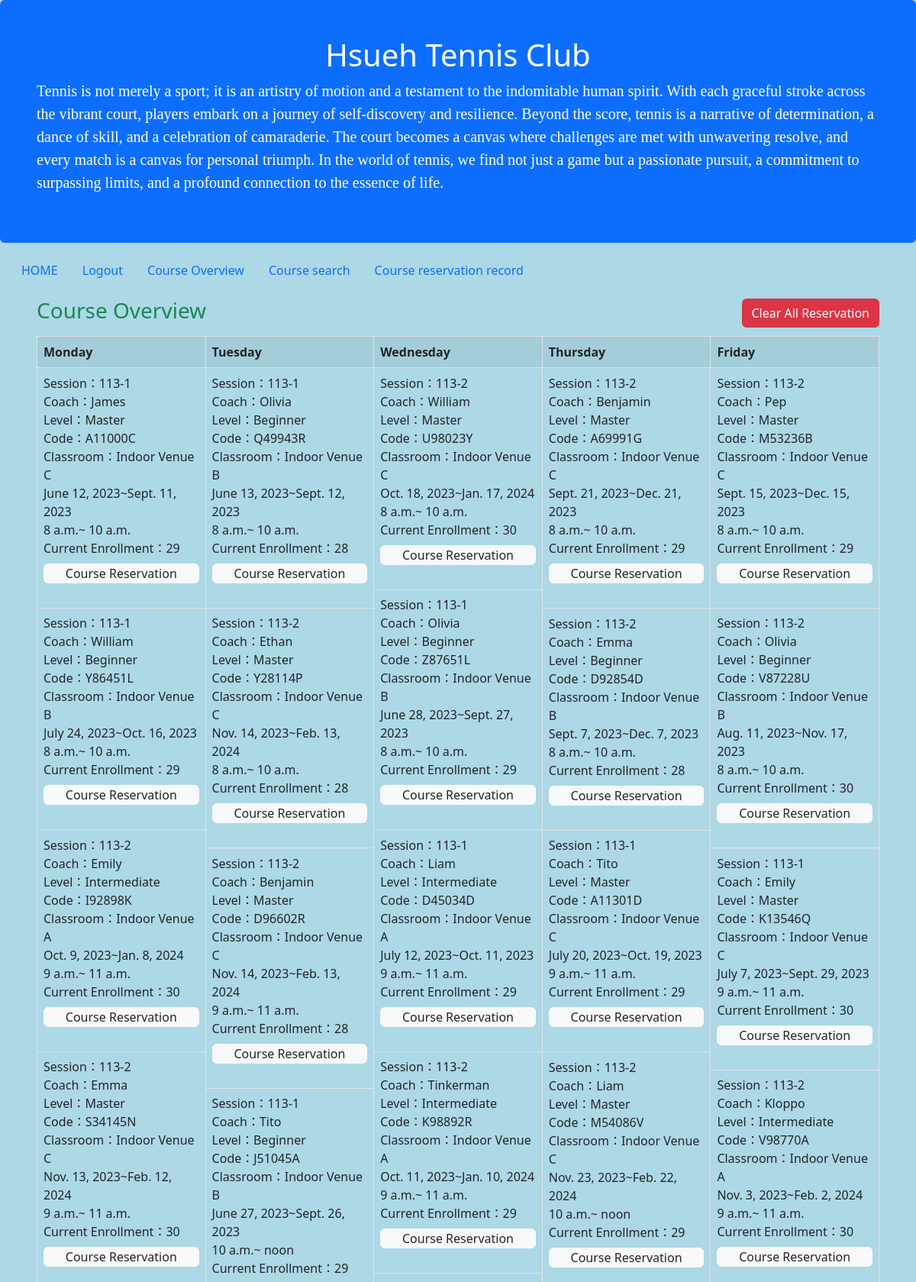
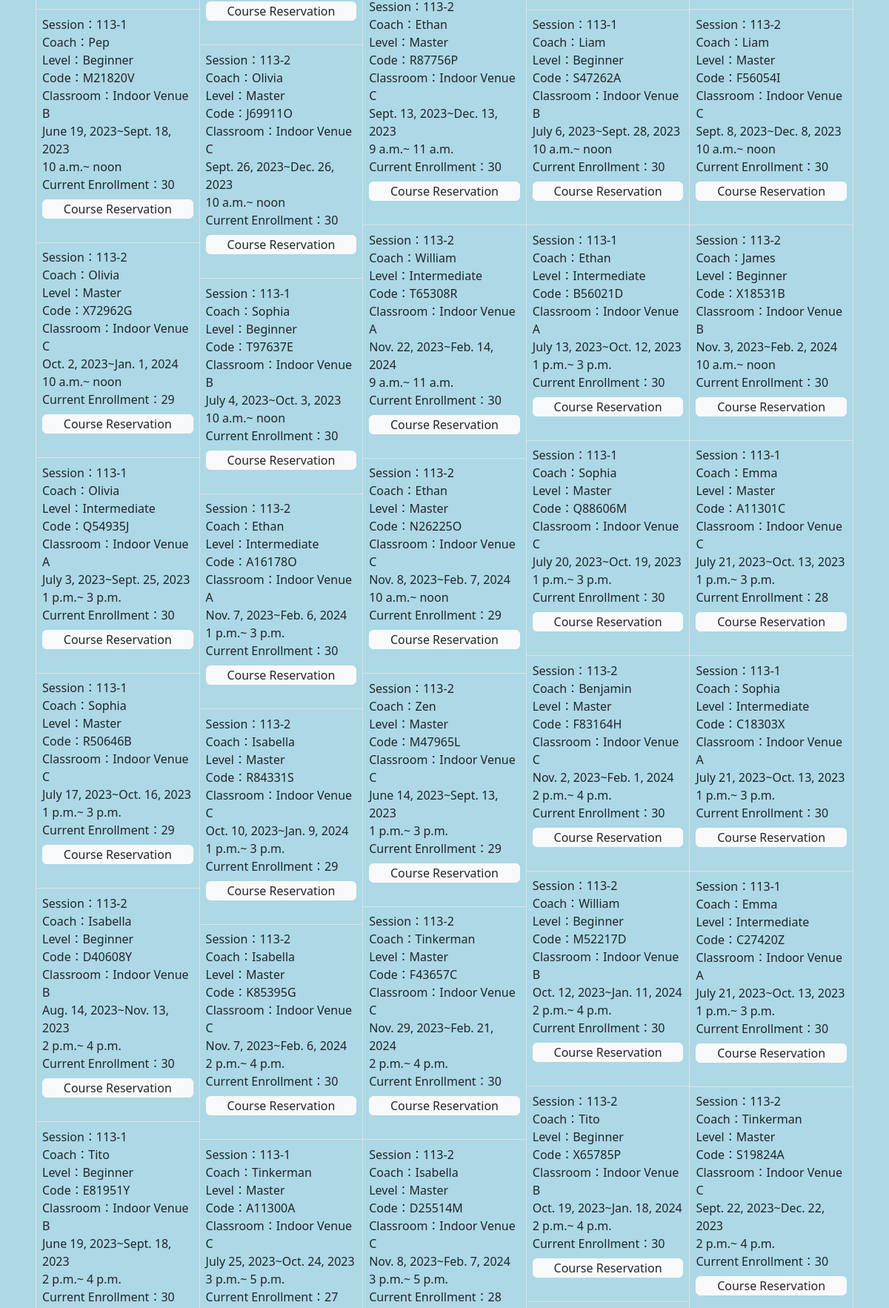
/Course_reservation/ (upper part), run on an earlier commit of the app's database (2 pictures, top to bottom).
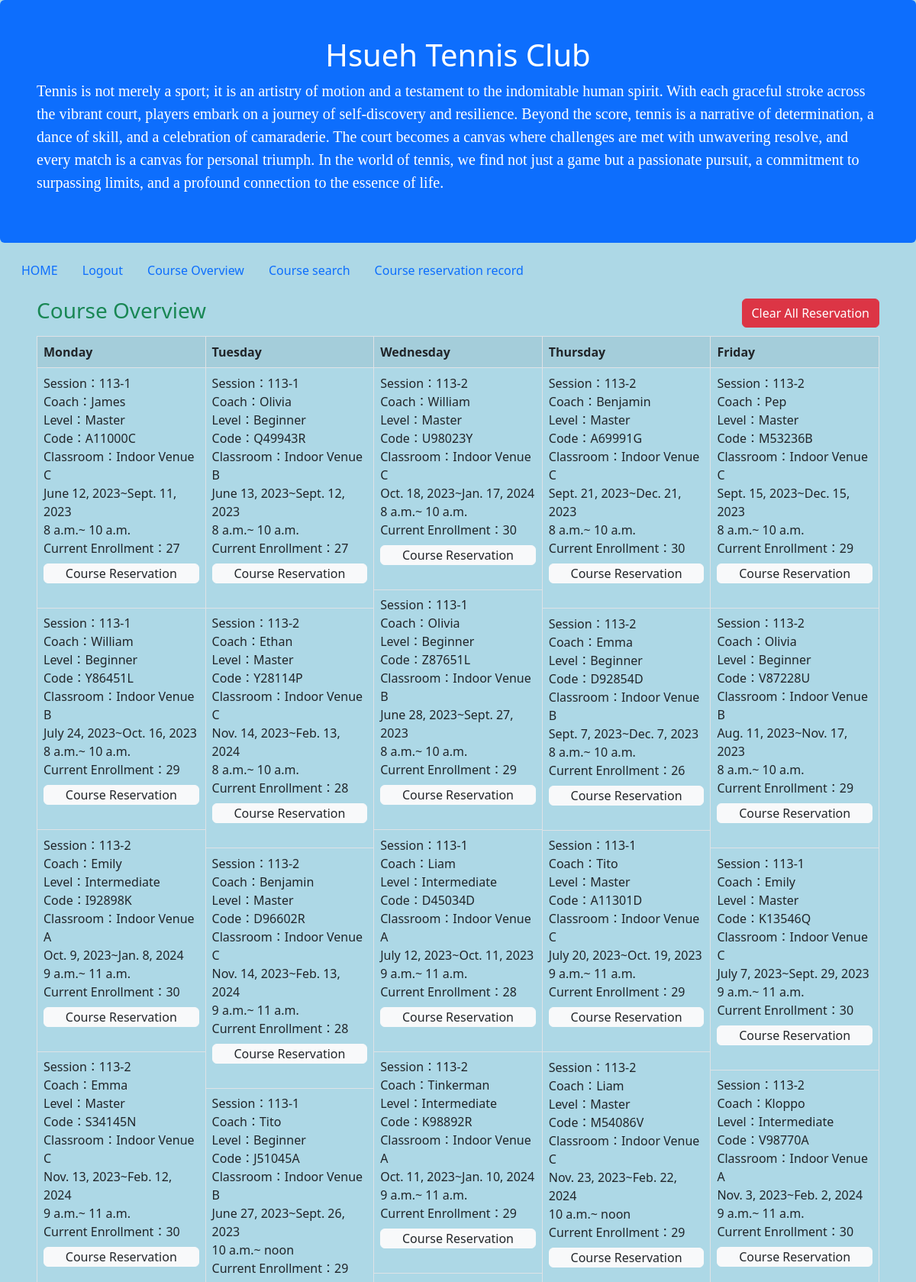
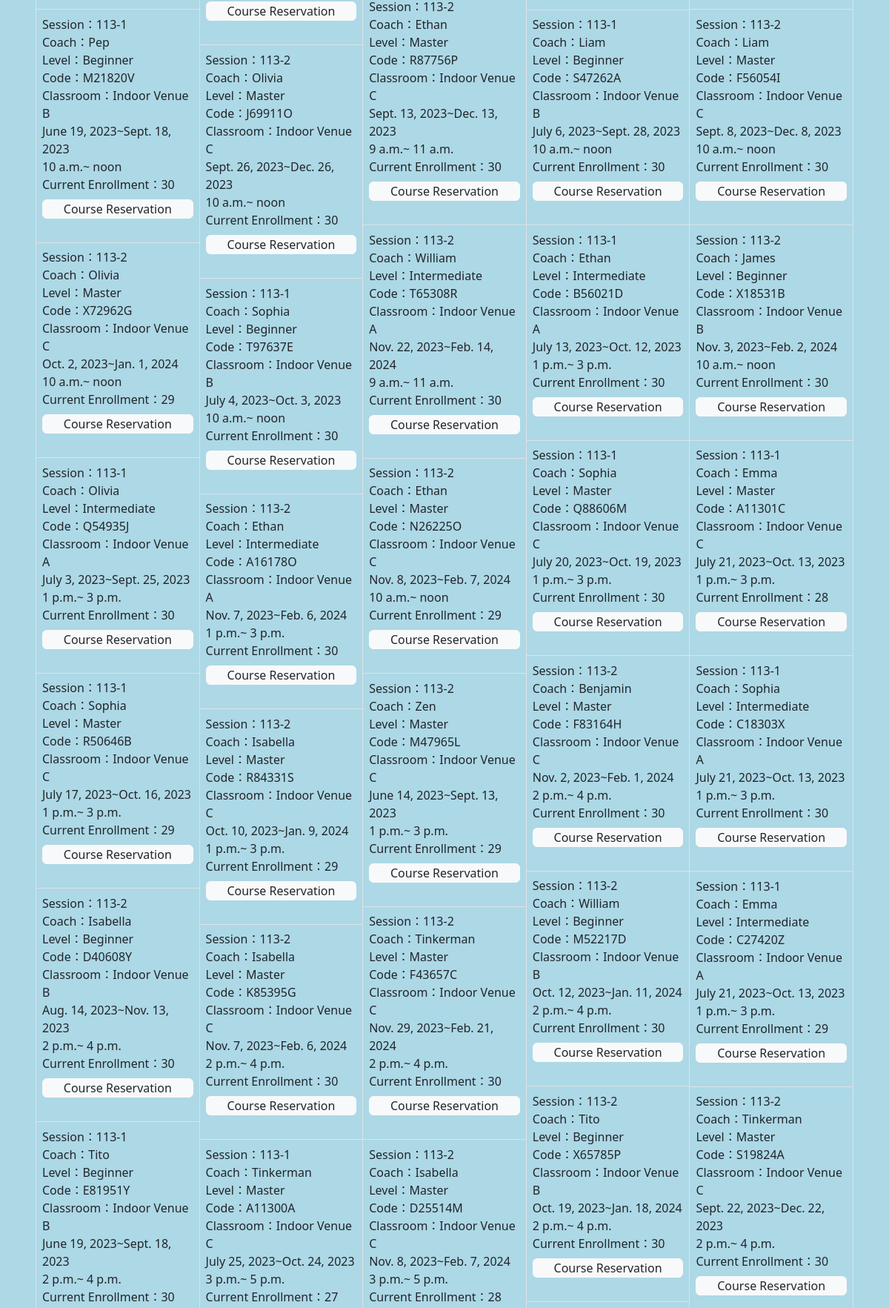
And on a later commit of the database (2 pictures, top to bottom).
### Course_reservation/models.py (models this page shows, shortened)
class Course_reservation(models.Model):
    Period = models.CharField(max_length=255,null=True,help_text="期別")
    Course_code = models.CharField(max_length=255,null=True,help_text="課程代碼")
    Time_start = models.DateField(null=True,help_text="開始日期")
    Time_end = models.DateField(null=True,help_text="結束日期")
    week_choices = [
        ('Monday', 'Monday'),
        ('Tuesday', 'Tuesday'),
        ('Wednesday', 'Wednesday'),
        ('Thursday', 'Thursday'),
        ('Friday', 'Friday'),
    ]
    week=models.CharField(max_length=10, choices=week_choices, default='')
    class_time_start=models.TimeField(null=True)
    class_time_end=models.TimeField(null=True)
    Classroom = models.CharField(max_length=255,null=True,help_text="教室")
    Category_choices = [
        ('Beginner', 'Beginner'),
        ('Intermediate', 'Intermediate'),
        ('Master', 'Master'),
    ]
    Category = models.CharField(max_length=255,choices=Category_choices,null=True,help_text="課程等級")
    Coach_name = models.CharField(max_length=255,null=True,help_text="教練名子")
    Full_number_applicants = models.IntegerField(default=26,null=True,help_text="總共可報名的人數")
    Current_number_applicants = models.IntegerField(default=0,null=True,help_text="目前報名人數")
    Class_status_choices = [
        ('Registration Open', 'Registration Open'),#報名中
        (' Registration Closed', ' Registration Closed'),#報名已滿
        ('Cancelled ', 'Cancelled '),#停開
        ('On-site Registration Only', 'On-site Registration Only'),#僅現場報名
    ]
    Class_status = models.CharField(max_length=255,choices=Class_status_choices,null=True,help_text="班級狀態，報名中、報名已滿、停開、僅現場報名")

### Course_reservation/views.py (the view)
# urls.py: path('', views.index, name='index'),
def index(request):
    master = master_html(request)
    if (request.user.username[:4] == "v2-1"):
        template = loader.get_template('Course_reservation_v2_1.html')
    elif (request.user.username[:4] == "v2-2"):
        template = loader.get_template('Course_reservation_v2_2.html')
    elif (request.user.username[:4] == "v3-1"):
        template = loader.get_template('Course_reservation_v2_2.html')
    elif (request.user.username[:4] == "v8-2"):
        template = loader.get_template('Course_reservation_v8_2.html')
    elif (request.user.username[:4] == "v9-1"):
        template = loader.get_template('Course_reservation_v2_1.html')
    elif (request.user.username[:4] == "v9-2"):
        template = loader.get_template('Course_reservation_v2_1.html')
    else:
        template = loader.get_template('Course_reservation_v2_2.html')
    Course_reservation_list = Course_reservation.objects.all()
    Period_list = Course_reservation.objects.values_list('Period', flat=True).distinct()
    Course_code_list = Course_reservation.objects.values_list('Course_code', flat=True).distinct()
    Category_list = Course_reservation.objects.values_list('Category', flat=True).distinct()
    reserved_course_codes = Course_reservation_history.objects.filter(Student_id=request.user.username, State="Appointment Confirmed").values_list('Course_code', flat=True)
    course_reservation_Filter = Course_reservation_Filter(queryset=Course_reservation_list)
    if request.method == "POST":
        course_reservation_Filter = Course_reservation_Filter(request.POST, queryset=Course_reservation_list)
    context = {
        'Course_reservation_list': Course_reservation_list,
        'course_reservation_Filter': course_reservation_Filter,
        'Period_list': Period_list,
        'Course_code_list': Course_code_list,
        'Category_list': Category_list,
        'master': master,
        'have_Reservation': 'color: crimson',
        'reserved_course_codes': reserved_course_codes,
    }
    return HttpResponse(template.render(context, request))

### Course_reservation/templates/Course_reservation_v2_2.html (shortened to what the changed rows need)
{% extends master %}
{% load my_custom_filters %}
{% block content %}
<div class="container-fluid p-5 pt-3">
    <table class="table table-striped table-bordered">
        <tr>
            <th> Monday</th>
            <th> Tuesday</th>
            <th> Wednesday</th>
            <th> Thursday</th>
            <th> Friday</th>
        </tr>
        <tr>
            <td width="20%" class="p-0">
                <table class="table">
                    {% for Course_reservation in Course_reservation_list|dictsort:"class_time_start" %}
                    <tr {% if course.Course_code in reserved_course_codes %}style="color: crimson"{% endif %} >
                        <form name='my form' action='Course_content/' method='GET'>
                            {% if Course_reservation.week == "Monday" %}
                            <td {% if Course_reservation.Course_code in reserved_course_codes %}style="color: crimson"{% endif %}>
                                Session：{{ Course_reservation.Period }}<br>
                                Coach：{{ Course_reservation.Coach_name }}<br>
                                Level：{{ Course_reservation.Category }} <br>
                                Code：{{ Course_reservation.Course_code }} <br>
                                Classroom：{{ Course_reservation.Classroom }} <br>
                                {{ Course_reservation.Time_start }}~{{ Course_reservation.Time_end }}<br>
                                {{ Course_reservation.class_time_start }}~
                                {{ Course_reservation.class_time_end }}
                                <br>
                                Current Enrollment：{{ Course_reservation.Current_number_applicants }} <br>
                                <a id="{{ Course_reservation.Course_code }}_Course_Reservation"class="mt-2 nav-link btn btn-light"
                                    href="Course_content?code={{ Course_reservation.Course_code }}">Course Reservation</a>
                                <br>
                            </td>
                            {% endif %}
                        </form>
                    </tr>
                    {% endfor %}
                </table>
            </td>
            <td width="20%" class="p-0">
                <table class="table">
                    {% for Course_reservation in Course_reservation_list|dictsort:"class_time_start"  %}
                        <tr>
                            {% if Course_reservation.week == "Tuesday" %}
                            <td {% if Course_reservation.Course_code in reserved_course_codes %}style="color: crimson"{% endif %} >
                                Session：{{ Course_reservation.Period }}<br>
                                Coach：{{ Course_reservation.Coach_name }}<br>
                                Level：{{ Course_reservation.Category }} <br>
                                Code：{{ Course_reservation.Course_code }} <br>
                                Classroom：{{ Course_reservation.Classroom }} <br>
                                {{ Course_reservation.Time_start }}~{{ Course_reservation.Time_end }}<br>
                                {{ Course_reservation.class_time_start }}~
                                {{ Course_reservation.class_time_end }}
                                <br>
                                Current Enrollment：{{ Course_reservation.Current_number_applicants }} <br>
                                <a id="{{ Course_reservation.Course_code }}_Course_Reservation" class="mt-2 nav-link btn btn-light"
                                    href="Course_content?code={{ Course_reservation.Course_code }}">Course Reservation</a>
                                <br>
                            </td>
                            {% endif %}
                        </tr>
                    {% endfor %}
                </table>
            </td>
            <td width="20%" class="p-0">
                <table class="table">
                    {% for Course_reservation in Course_reservation_list|dictsort:"class_time_start"  %}
                        <tr>
                            {% if Course_reservation.week == "Wednesday" %}
                            <td {% if Course_reservation.Course_code in reserved_course_codes %}style="color: crimson"{% endif %} >
                                Session：{{ Course_reservation.Period }}<br>
                                Coach：{{ Course_reservation.Coach_name }}<br>
                                Level：{{ Course_reservation.Category }} <br>
                                Code：{{ Course_reservation.Course_code }} <br>
                                Classroom：{{ Course_reservation.Classroom }} <br>
                                {{ Course_reservation.Time_start }}~{{ Course_reservation.Time_end }}<br>
                                {{ Course_reservation.class_time_start }}~
                                {{ Course_reservation.class_time_end }}
                                <br>
                                Current Enrollment：{{ Course_reservation.Current_number_applicants }}
                                <br>
                                <a id="{{ Course_reservation.Course_code }}_Course_Reservation" class="mt-2 nav-link btn btn-light"
                                    href="Course_content?code={{ Course_reservation.Course_code }}">Course Reservation</a>
                                <br>
                            </td>
                            {% endif %}
                        </tr>
                    {% endfor %}
                </table>
            </td>
            <td width="20%" class="p-0">
                <table class="table">
                    {% for Course_reservation in Course_reservation_list|dictsort:"class_time_start"  %}
                        <tr>
                            {% if Course_reservation.week == "Thursday" %}
                            <td {% if Course_reservation.Course_code in reserved_course_codes %}style="color: crimson"{% endif %} >
                                Session：{{ Course_reservation.Period }}<br>
                                Coach：{{ Course_reservation.Coach_name }}<br>
                                Level：{{ Course_reservation.Category }}
                                <br>
                                Code：{{ Course_reservation.Course_code }}
                                <br>
                                Classroom：{{ Course_reservation.Classroom }}
                                <br>
                                {{ Course_reservation.Time_start }}~{{ Course_reservation.Time_end }}<br>
                                {{ Course_reservation.class_time_start }}~
                                {{ Course_reservation.class_time_end }}
                                <br>
                                Current Enrollment：{{ Course_reservation.Current_number_applicants }}
                                <br>
                                <a id="{{ Course_reservation.Course_code }}_Course_Reservation" class="mt-2 nav-link btn btn-light"
                                    href="Course_content?code={{ Course_reservation.Course_code }}">Course Reservation</a>
                                <br>
                            </td>
                            {% endif %}
                        </tr>
                    {% endfor %}
                </table>
            </td>
            <td width="20%" class="p-0">
                <table class="table">
                    {% for Course_reservation in Course_reservation_list|dictsort:"class_time_start" %}
                        <tr>
                            {% if Course_reservation.week == "Friday" %}
                            <td {% if Course_reservation.Course_code in reserved_course_codes %}style="color: crimson"{% endif %} >
                                Session：{{ Course_reservation.Period }}<br>
                                Coach：{{ Course_reservation.Coach_name }}<br>
                                Level：{{ Course_reservation.Category }}
                                <br>
                                Code：{{ Course_reservation.Course_code }}
                                <br>
                                Classroom：{{ Course_reservation.Classroom }}
                                <br>
                                {{ Course_reservation.Time_start }}~{{ Course_reservation.Time_end }}<br>
                                {{ Course_reservation.class_time_start }}~
                                {{ Course_reservation.class_time_end }}
                                <br>
                                Current Enrollment：{{ Course_reservation.Current_number_applicants }}
                                <br>
                                <a id="{{ Course_reservation.Course_code }}_Course_Reservation" class="mt-2 nav-link btn btn-light"
                                    href="Course_content?code={{ Course_reservation.Course_code }}">Course Reservation</a>
                                <br>
                            </td>
                            {% endif %}
                        </tr>
                    {% endfor %}
                </table>
        </td>
        </tr>
    </table>
</div>
{% endblock %}

What changed in the data, as far as the page shows it:
changed Course_reservation "June 12, 2023": Current_number_applicants "29" → "27"
changed Course_reservation "June 13, 2023": Current_number_applicants "28" → "27"
changed Course_reservation "July 12, 2023": Current_number_applicants "29" → "28"
changed Course_reservation "Sept. 21, 2023": Current_number_applicants "29" → "30"
changed Course_reservation "Sept. 7, 2023": Current_number_applicants "28" → "26"
changed Course_reservation "Aug. 11, 2023": Current_number_applicants "30" → "29"
changed Course_reservation (number 49 of 50 on the later page): Current_number_applicants "30" → "29"
